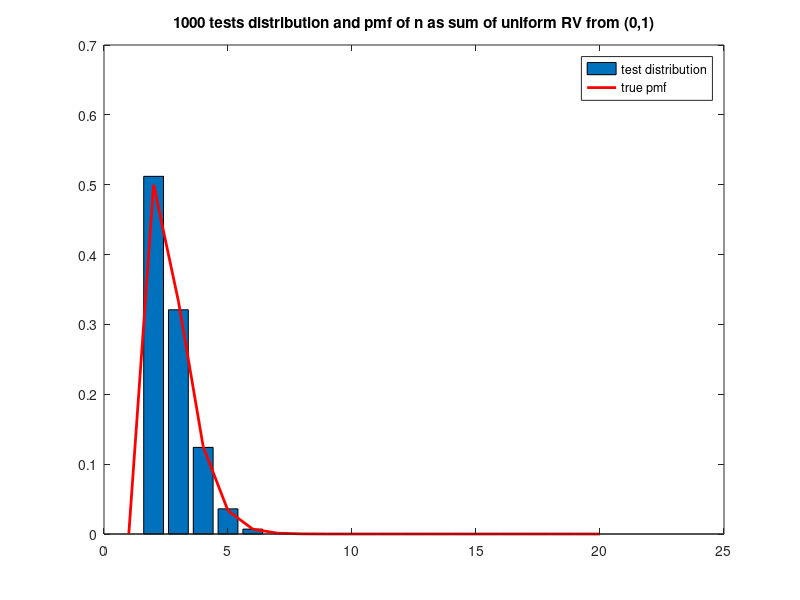
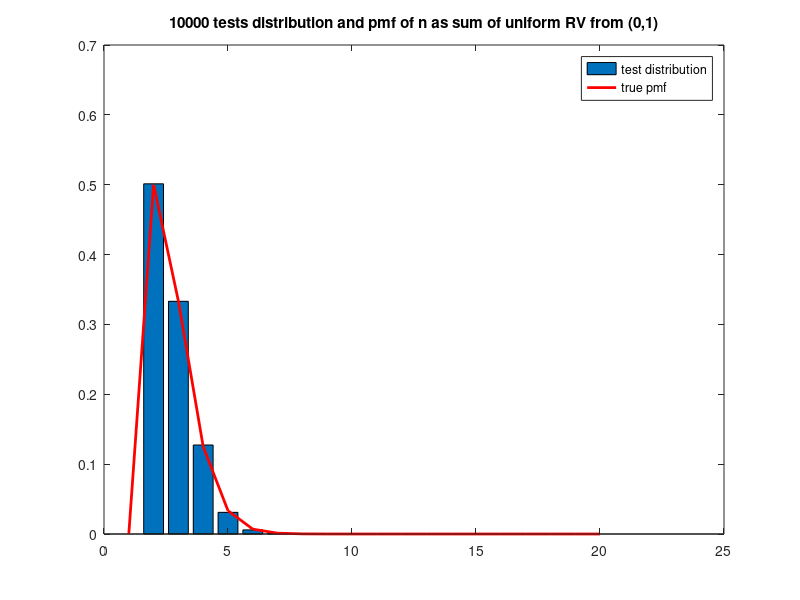
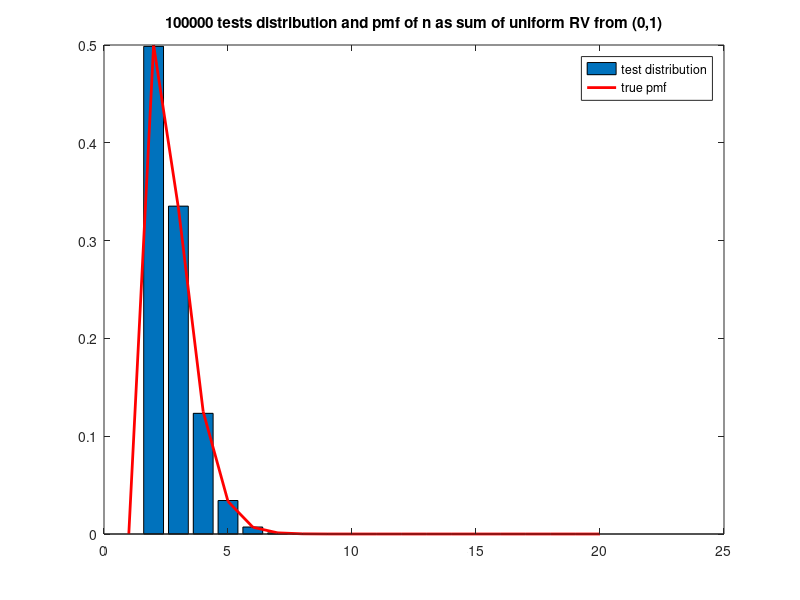
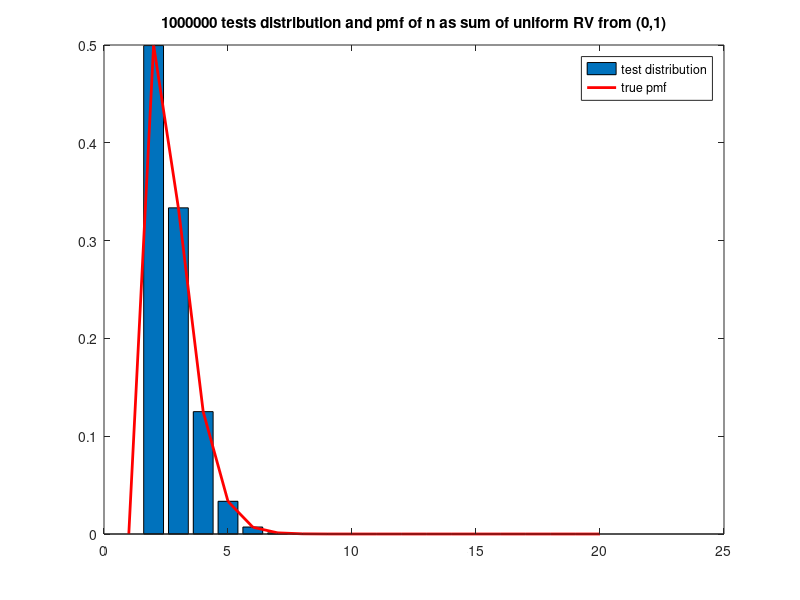

MATLAB code for these plots, in order:
%% problem 1
% prob 1
clear all;close all;clc;
fprintf('\nProb 1: \n\n');
p = zeros(20, 1); % generate the pmf of n = 1...20
for i = 2:20
p(i) = 1 / (i*factorial(i-2));
end
for count = 3:6 % test 1000, 10000, 100000,1000000 times
num = 10^count; % number of tests
ns = zeros(num, 1);
fprintf('Estimating %d times for n:\n', num);
for i = 1:num
total = 0;
n = 0;
while total <= 1 % generate random number from (0,1) till sum > 1
    total = total + rand();
        n = n + 1;
end
ns(i) = n;
end
fprintf('Mean: %f. Variance: %f.\n\n', mean(ns), var(ns));

d = zeros(20, 1); % generate the test distribution of n = 1...10
for i = 2:20
    d(i) = sum(ns == i) / num;
end
figure;
bar(1:20, d); hold on;
plot(1:20, p, 'r','LineWidth',2); hold off;
title([num2str(num), ...
' tests distribution and pmf of n as sum of uniform RV from (0,1)']);
legend('test distribution', 'true pmf');
end